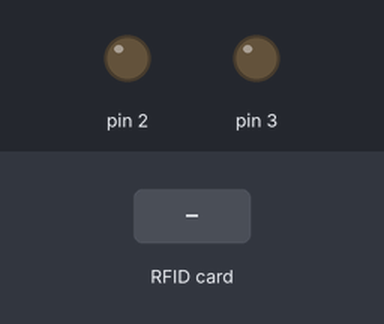
The sketch below on a simulated Arduino Uno, built with avr-gcc and run on an emulated ATmega328P. Shown: output pins drawn as LEDs (lit = HIGH). The test bench sets the inputs (shaded band). Pins used as bus, display or sensor lines are not drawn.

Above: at 1.2 s.
1.3 s: RFID card 5E 7A 19 C4 held to the reader
At 2.8 s:
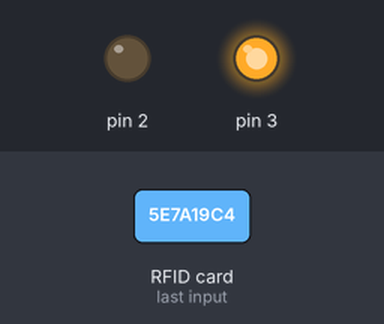
Timing chart, 0 to 4.8 s (numbered marks = the images above; inputs shaded):
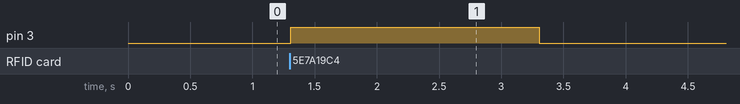

Measured:
- after the input at 1.3 s, pin 3: LOW → HIGH at once, → LOW 2.0 s later

The sketch:

rfid_led.ino
```cpp
#include <SPI.h>
#include <RFID.h>

RFID rfid(10,9);

void setup() {
  SPI.begin();
  rfid.init();
  pinMode(3, OUTPUT);
  pinMode(2, OUTPUT);
}

byte kartim[5] = {0x53,0x88,0xB2,0x34,0x5D};
void loop() {
  boolean gecerlikart = true;
  if(rfid.isCard())
  {
    if(rfid.readCardSerial())
    {
      Serial.print("Kart ID: ");
      Serial.print(rfid.serNum[0],HEX);
      Serial.print(rfid.serNum[1],HEX);
      Serial.print(rfid.serNum[2],HEX);
      Serial.print(rfid.serNum[3],HEX);
      Serial.println(rfid.serNum[4],HEX);
    }
    for(int i=0; i<5; i++)
    {
      if(rfid.serNum[i] != kartim[i])
      {
        gecerlikart = false;
      }
    }
    if(gecerlikart==true)
    {
      digitalWrite(2, HIGH);
      delay(2000);
      digitalWrite(2, LOW);
    }
    else
    {
      digitalWrite(3, HIGH);
      delay(2000);
      digitalWrite(3, LOW);
    }
    rfid.halt();
  }
}
```
